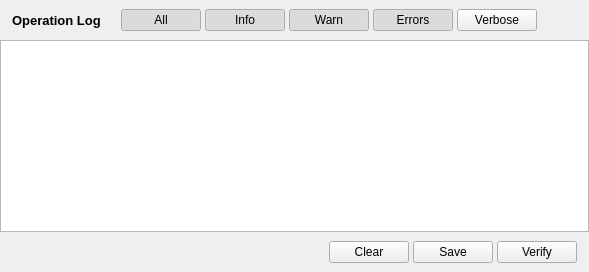
     <widget class="QWidget" name="logPane">
      <property name="sizePolicy">
       <sizepolicy hsizetype="Expanding" vsizetype="Expanding">
        <horstretch>35</horstretch>
        <verstretch>0</verstretch>
       </sizepolicy>
      </property>
      <property name="minimumSize">
       <size>
        <width>300</width>
        <height>0</height>
       </size>
      </property>
      <layout class="QVBoxLayout" name="logPaneLayout">
       <property name="spacing">
        <number>0</number>
       </property>
       <property name="leftMargin">
        <number>0</number>
       </property>
       <property name="topMargin">
        <number>0</number>
       </property>
       <property name="rightMargin">
        <number>0</number>
       </property>
       <property name="bottomMargin">
        <number>0</number>
       </property>
       <item>
        <!-- Row 1: title + filter toggle buttons -->
        <widget class="QWidget" name="logPaneHeader">
         <property name="sizePolicy">
          <sizepolicy hsizetype="Expanding" vsizetype="Fixed">
           <horstretch>0</horstretch>
           <verstretch>0</verstretch>
          </sizepolicy>
         </property>
         <property name="minimumSize">
          <size>
           <width>0</width>
           <height>40</height>
          </size>
         </property>
         <layout class="QHBoxLayout" name="logHeaderLayout">
          <property name="spacing">
           <number>4</number>
          </property>
          <property name="leftMargin">
           <number>12</number>
          </property>
          <property name="topMargin">
           <number>6</number>
          </property>
          <property name="rightMargin">
           <number>12</number>
          </property>
          <property name="bottomMargin">
           <number>6</number>
          </property>
          <item>
           <widget class="QLabel" name="logPaneTitle">
            <property name="styleSheet">
             <string>font-weight: bold; font-size: 13px; border: none; background: transparent;</string>
            </property>
            <property name="text">
             <string>Operation Log</string>
            </property>
           </widget>
          </item>
          <item>
           <spacer name="logHeaderSpacer1">
            <property name="orientation">
             <enum>Qt::Orientation::Horizontal</enum>
            </property>
            <property name="sizeType">
             <enum>QSizePolicy::Policy::Fixed</enum>
            </property>
            <property name="sizeHint" stdset="0">
             <size>
              <width>16</width>
              <height>20</height>
             </size>
            </property>
           </spacer>
          </item>
          <item>
           <widget class="QPushButton" name="logPaneFilterAllButton">
            <property name="text">
             <string>All</string>
            </property>
            <property name="checkable">
             <bool>true</bool>
            </property>
            <property name="checked">
             <bool>true</bool>
            </property>
            <property name="sizePolicy">
             <sizepolicy hsizetype="Maximum" vsizetype="Maximum">
              <horstretch>0</horstretch>
              <verstretch>0</verstretch>
             </sizepolicy>
            </property>
           </widget>
          </item>
          <item>
           <widget class="QPushButton" name="logPaneFilterInfoButton">
            <property name="text">
             <string>Info</string>
            </property>
            <property name="checkable">
             <bool>true</bool>
            </property>
            <property name="checked">
             <bool>true</bool>
            </property>
            <property name="sizePolicy">
             <sizepolicy hsizetype="Maximum" vsizetype="Maximum">
              <horstretch>0</horstretch>
              <verstretch>0</verstretch>
             </sizepolicy>
            </property>
           </widget>
          </item>
          <item>
           <widget class="QPushButton" name="logPaneFilterWarningButton">
            <property name="text">
             <string>Warn</string>
            </property>
            <property name="checkable">
             <bool>true</bool>
            </property>
            <property name="checked">
             <bool>true</bool>
            </property>
            <property name="sizePolicy">
             <sizepolicy hsizetype="Maximum" vsizetype="Maximum">
              <horstretch>0</horstretch>
              <verstretch>0</verstretch>
             </sizepolicy>
            </property>
           </widget>
          </item>
          <item>
           <widget class="QPushButton" name="logPaneFilterErrorButton">
            <property name="text">
             <string>Errors</string>
            </property>
            <property name="checkable">
             <bool>true</bool>
            </property>
            <property name="checked">
             <bool>true</bool>
            </property>
            <property name="sizePolicy">
             <sizepolicy hsizetype="Maximum" vsizetype="Maximum">
              <horstretch>0</horstretch>
              <verstretch>0</verstretch>
             </sizepolicy>
            </property>
           </widget>
          </item>
          <item>
           <widget class="QPushButton" name="logPaneVerboseButton">
            <property name="text">
             <string>Verbose</string>
            </property>
            <property name="checkable">
             <bool>true</bool>
            </property>
            <property name="checked">
             <bool>false</bool>
            </property>
            <property name="toolTip">
             <string>Show full destination paths in log entries</string>
            </property>
            <property name="sizePolicy">
             <sizepolicy hsizetype="Maximum" vsizetype="Maximum">
              <horstretch>0</horstretch>
              <verstretch>0</verstretch>
             </sizepolicy>
            </property>
           </widget>
          </item>
          <item>
           <spacer name="logHeaderSpacer2">
            <property name="orientation">
             <enum>Qt::Orientation::Horizontal</enum>
            </property>
            <property name="sizeHint" stdset="0">
             <size>
              <width>40</width>
              <height>20</height>
             </size>
            </property>
           </spacer>
          </item>
         </layout>
        </widget>
       </item>
       <item>
        <widget class="QTextEdit" name="logPaneBox">
         <property name="sizePolicy">
          <sizepolicy hsizetype="Expanding" vsizetype="Expanding">
           <horstretch>0</horstretch>
           <verstretch>0</verstretch>
          </sizepolicy>
         </property>
         <property name="readOnly">
          <bool>true</bool>
         </property>
        </widget>
       </item>
       <!-- Row 2: action buttons anchored below the log output -->
       <item>
        <widget class="QWidget" name="logFooter">
         <property name="sizePolicy">
          <sizepolicy hsizetype="Expanding" vsizetype="Fixed">
           <horstretch>0</horstretch>
           <verstretch>0</verstretch>
          </sizepolicy>
         </property>
         <property name="minimumSize">
          <size>
           <width>0</width>
           <height>40</height>
          </size>
         </property>
         <layout class="QHBoxLayout" name="logFooterLayout">
          <property name="spacing">
           <number>4</number>
          </property>
          <property name="leftMargin">
           <number>12</number>
          </property>
          <property name="topMargin">
           <number>6</number>
          </property>
          <property name="rightMargin">
           <number>12</number>
          </property>
          <property name="bottomMargin">
           <number>6</number>
          </property>
          <item>
           <spacer name="logFooterSpacer">
            <property name="orientation">
             <enum>Qt::Orientation::Horizontal</enum>
            </property>
            <property name="sizeHint" stdset="0">
             <size>
              <width>40</width>
              <height>20</height>
             </size>
            </property>
           </spacer>
          </item>
          <item>
           <widget class="QPushButton" name="logPaneClearButton">
            <property name="text">
             <string>Clear</string>
            </property>
            <property name="sizePolicy">
             <sizepolicy hsizetype="Maximum" vsizetype="Maximum">
              <horstretch>0</horstretch>
              <verstretch>0</verstretch>
             </sizepolicy>
            </property>
           </widget>
          </item>
          <item>
           <widget class="QPushButton" name="logPaneSaveButton">
            <property name="text">
             <string>Save</string>
            </property>
            <property name="sizePolicy">
             <sizepolicy hsizetype="Maximum" vsizetype="Maximum">
              <horstretch>0</horstretch>
              <verstretch>0</verstretch>
             </sizepolicy>
            </property>
           </widget>
          </item>
          <item>
           <widget class="QPushButton" name="logPaneVerifyButton">
            <property name="text">
             <string>Verify</string>
            </property>
            <property name="toolTip">
             <string>Verify integrity of the last backup operation</string>
            </property>
            <property name="sizePolicy">
             <sizepolicy hsizetype="Maximum" vsizetype="Maximum">
              <horstretch>0</horstretch>
              <verstretch>0</verstretch>
             </sizepolicy>
            </property>
           </widget>
          </item>
         </layout>
        </widget>
       </item>
      </layout>
     </widget>
